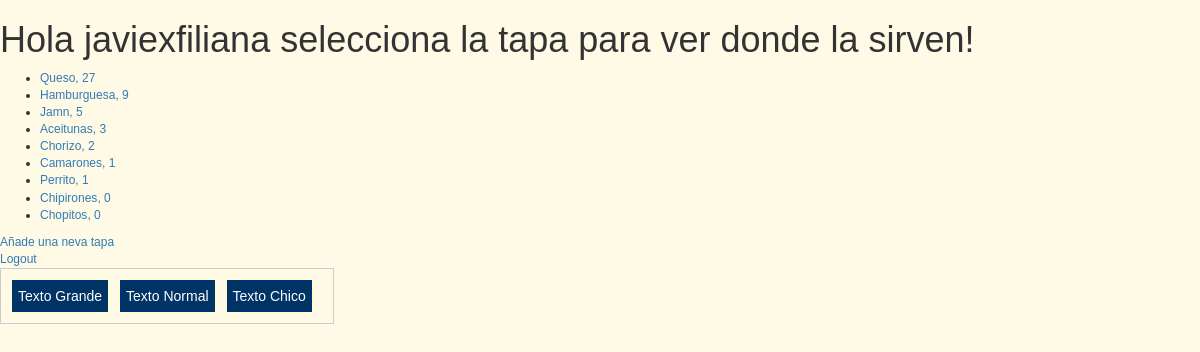
Page /rango/ (signed in) on the committed database.
### rango/models.py (models this page shows, shortened)
class Tapas(models.Model):
    nombre_tapa = models.CharField(max_length=128, unique=True)
    votos = models.IntegerField(default=0)
    slug = models.SlugField()

### rango/views.py (the view)
def index(request):
    tapas_list = Tapas.objects.order_by('-votos')
    context_dict = {'tapas': tapas_list}
    return render(request, 'rango/index.html', context_dict)

### templates/rango/index.html (shortened to what this page needs)
<!DOCTYPE html>
{% load staticfiles %}
<html>
    <head>
      <link rel="stylesheet" href="//maxcdn.bootstrapcdn.com/bootstrap/3.2.0/css/bootstrap.min.css">
      <link rel="stylesheet" href="//maxcdn.bootstrapcdn.com/bootstrap/3.2.0/css/bootstrap-theme.min.css">
      <link rel="stylesheet" href="{% static 'css/style.css' %}">
    </head>
    <body>
      {% if user.is_authenticated %}
      <h1>Hola {{ user.username }} selecciona la tapa para ver donde la sirven!</h1>
      {% else %}
      <h1>Hola, selecciona la tapa para ver donde la sirven!</h1>
      {% endif %}
      {% if tapas %}
            <ul>
                {% for tapa in tapas %}
                <li><a href="/rango/tapa/{{ tapa.slug }}/">{{ tapa.nombre_tapa }}, {{tapa.votos}}</a></li>
                {% endfor %}
            </ul>
        {% else %}
            <strong>No hay tapas presentes.</strong>
        {% endif %}
        {% if user.is_authenticated %}
        <a href="/rango/add_tapa/">Añade una neva tapa</a><br />
        <a href="/rango/logout/">Logout</a><br />
        {% else %}
        <a href="/rango/register/">Registrate</a><br />
        <a href="/rango/login/">Logueate</a><br />
        {% endif %}
        <div id="botones">
          <div class="boton" id="aumentar">Texto Grande</div>
          <div class="boton">Texto Normal</div>
          <div class="boton" id="disminuir">Texto Chico</div>
        </div>
        <div id="container" style="height: 300px"></div>
    </body>
</html>

### rango/static/css/style.css (style rules this page uses)
body { font-size:12px; background-color:#FFFAE6; font-family:Arial, Helvetica, sans-serif; }
#botones { border:1px solid #CCCCCC; padding:10px; float:left; margin-bottom:10px; margin-right:30px; }
.boton { border:1px solid #FFFFCC; background-color:#003366; color:#FFFFFF; font-size:14px; float:left; margin-right:10px; padding:6px; }

### rows in the picture
Tapas: nombre_tapa "Queso", votos "27"
Tapas: nombre_tapa "Hamburguesa", votos "9"
Tapas: nombre_tapa "Jamn", votos "5"
Tapas: nombre_tapa "Aceitunas", votos "3"
Tapas: nombre_tapa "Chorizo", votos "2"
Tapas: nombre_tapa "Camarones", votos "1"
Tapas: nombre_tapa "Perrito", votos "1"
Tapas: nombre_tapa "Chipirones", votos "0"
Tapas: nombre_tapa "Chopitos", votos "0"

### other values in the picture
{{ user.username }} "javiexfiliana"
